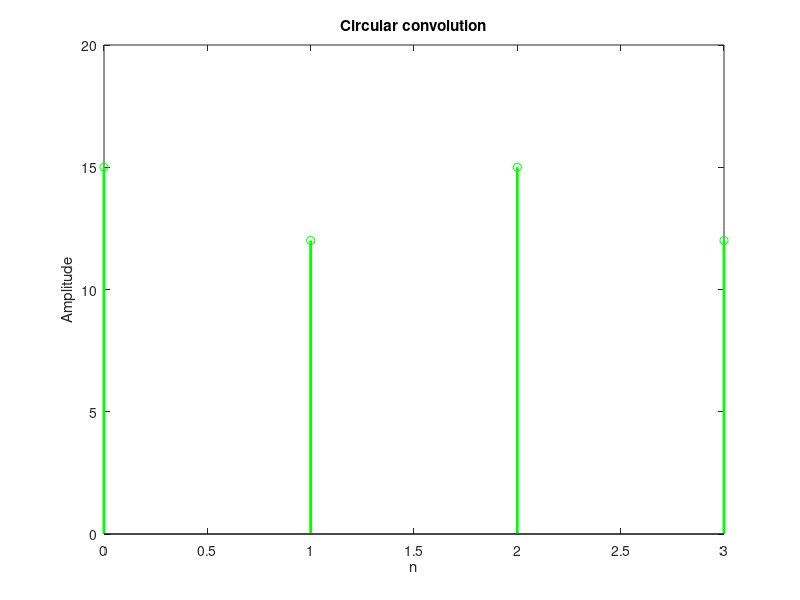

MATLAB code for this plot:
clc;
clear all;
close all;

x=[2 1 2 1];
y=[1 3 5];
N=length(x);
h=cconv(x, y, N);
disp("Circular convolution results:_");
disp(h);
n=0:N-1;
stem(n, h,"g", "LineWidth", 2);
title("Circular convolution");

xlabel("n");
ylabel("Amplitude");
